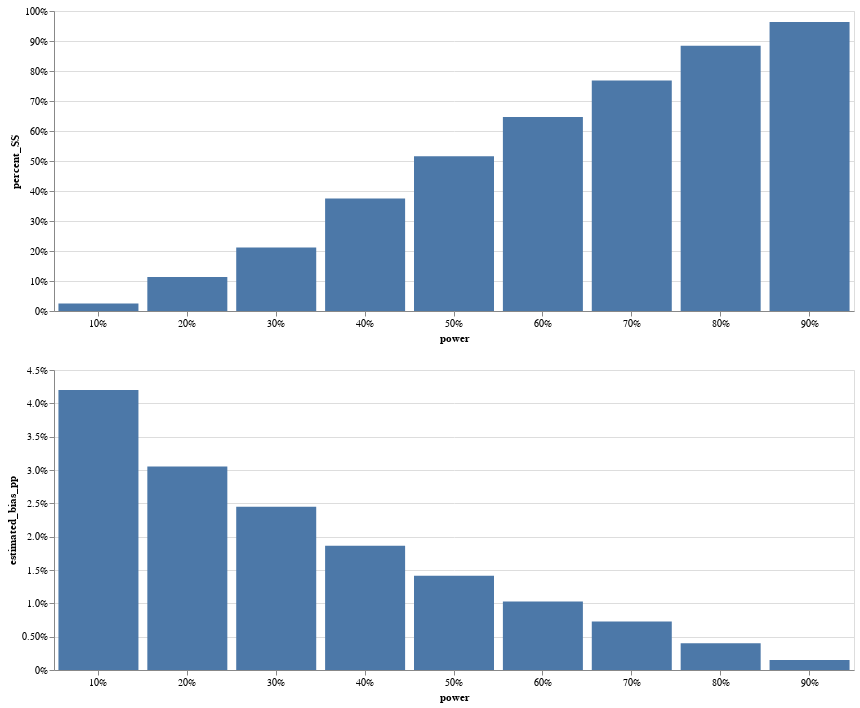

The cell this chart's notebook holds for it:
### Code cell
base = alt.Chart(sim1.final_results.reset_index()).encode(
    x=alt.X("power:N", axis=alt.Axis(format=".1p", labelAngle=0)),
)
percent_SS = base.encode(
    y=alt.Y("percent_SS:Q", axis=alt.Axis(format=".1p"))
).mark_bar().properties(
    width=800,
    height=300
)
estimated_bias_pp = base.encode(
    y=alt.Y("estimated_bias_pp:Q", axis=alt.Axis(format=".2p"))
).mark_bar().properties(
    width=800,
    height=300
)
percent_SS & estimated_bias_pp

### Figure 1 — Vega-Lite specification as saved in the notebook (floating-point values rounded to 4 significant figures)
{"config": {"view": {"continuousWidth": 400, "continuousHeight": 300}}, "vconcat": [{"mark": "bar", "encoding": {"x": {"axis": {"format": ".1p", "labelAngle": 0}, "field": "power", "type": "nominal"}, "y": {"axis": {"format": ".1p"}, "field": "percent_SS", "type": "quantitative"}}, "height": 300, "width": 800}, {"mark": "bar", "encoding": {"x": {"axis": {"format": ".1p", "labelAngle": 0}, "field": "power", "type": "nominal"}, "y": {"axis": {"format": ".2p"}, "field": "estimated_bias_pp", "type": "quantitative"}}, "height": 300, "width": 800}], "data": {"name": "data-14ad1c56a2d0741f092c69ddf2cb4aa8"}, "$schema": "https://vega.github.io/schema/vega-lite/v4.17.0.json", "datasets": {"data-14ad1c56a2d0741f092c69ddf2cb4aa8": [{"power": 0.1, "percent_SS": 0.025, "lift_overall": 0.01638, "lift_SS": 0.05837, "estimated_bias_pp": 0.04199}, {"power": 0.2, "percent_SS": 0.113, "lift_overall": 0.02926, "lift_SS": 0.0598, "estimated_bias_pp": 0.03054}, {"power": 0.3, "percent_SS": 0.212, "lift_overall": 0.03586, "lift_SS": 0.06033, "estimated_bias_pp": 0.02447}, {"power": 0.4, "percent_SS": 0.375, "lift_overall": 0.04456, "lift_SS": 0.06321, "estimated_bias_pp": 0.01865}, {"power": 0.5, "percent_SS": 0.516, "lift_overall": 0.0505, "lift_SS": 0.06464, "estimated_bias_pp": 0.01414}, {"power": 0.6, "percent_SS": 0.647, "lift_overall": 0.05722, "lift_SS": 0.06751, "estimated_bias_pp": 0.01028}, {"power": 0.7, "percent_SS": 0.768, "lift_overall": 0.06257, "lift_SS": 0.06983, "estimated_bias_pp": 0.007267}, {"power": 0.8, "percent_SS": 0.884, "lift_overall": 0.07171, "lift_SS": 0.07571, "estimated_bias_pp": 0.004008}, {"power": 0.9, "percent_SS": 0.963, "lift_overall": 0.08225, "lift_SS": 0.08375, "estimated_bias_pp": 0.001505}]}}
